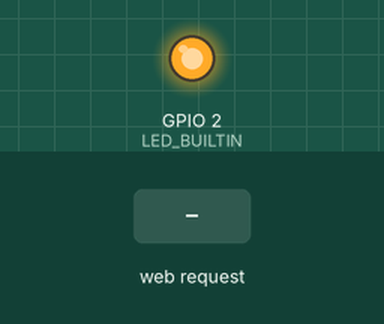
Simulated run of this sketch. Board: ESP8266 (NodeMCU). Parts: output pins drawn as LEDs (lit = HIGH, except the on-board LED, lit = LOW). The test bench sets the inputs (shaded band). WiFi joins after 1.5 s; servers stay silent unless stated; what the sketch prints to the serial monitor is not drawn.

Above: at 2.7 s.
2.8 s: HTTP request GET /off received
At 3.3 s:
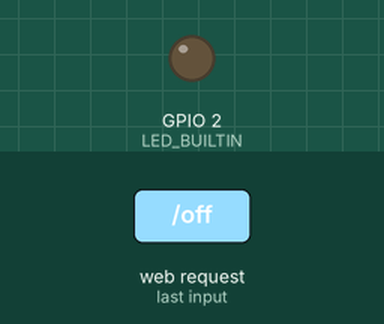
4.3 s: HTTP request GET /on received
At 5.6 s:
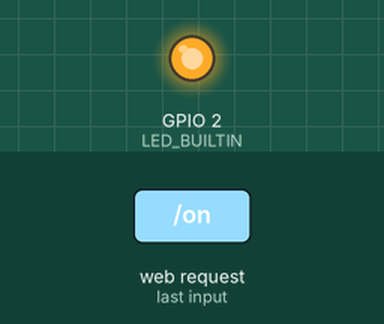
Timing chart, 0 to 7.3 s (numbered marks = the images above; inputs shaded):
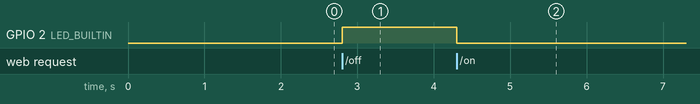

The sketch:

esp8266_webserver.ino
```cpp
// Include ESP8266 WiFi Libraries
#include <ESP8266WiFi.h>
#include <WiFiClient.h>
#include <ESP8266WebServer.h>

// Wifi Credentials
const char* ssid = "<ssid>";
const char* password = "<pass>";

// Redefine Onboard LED
#define LED_BUILTIN 2

// Instantiate  server on port 80
ESP8266WebServer server(80);

// String for HTML
String page = "";

// turn led on
void ledOn(){
    server.send(200, "text/html", page);
    digitalWrite(LED_BUILTIN, LOW); // turns on LED
    delay(1000);
}

// turn led off
void ledOff(){
    server.send(200, "text/html", page);
    digitalWrite(LED_BUILTIN, HIGH); // turns off LED
    delay(1000);
}

void setup(){
    // HTML of page with inline style
    page = "<h1>ESP Web Server</h1><a href='/on'><button>LED on</button></a><a href='/off'><button>LED off</button></a>";

    // Open serial monitor
    Serial.begin(115200);

    // declare pinmode for onboard led
    pinMode(LED_BUILTIN, OUTPUT);

    // begin WiFi connection
    WiFi.begin(ssid, password);

    Serial.println("");

    // is connecting screen
    while(WiFi.status() != WL_CONNECTED){
        delay(500);
        Serial.print("#");
    }

    // Success and print IP address
    Serial.println("");
    Serial.print("Connected to: ");
    Serial.print(ssid);
    Serial.println("");
    Serial.print("IP address: ");
    Serial.print("http://");
    Serial.print(WiFi.localIP());
    Serial.println("/");

    // Serial.println(WiFi.localIP());

    // Create routes
    server.on("/", [](){
        server.send(200, "text/html", page);
    });

    server.on("/on", ledOn);
    server.on("/off",ledOff);

    // begin server and success message
    server.begin();
    Serial.println("Web server started!");
}


void loop(){
    server.handleClient(); // handles callback functions
}
```

nodemcu_led_blink.ino
```cpp
// #define LED_BUILTIN 2

// void setup() {
//   pinMode(LED_BUILTIN, OUTPUT);
//   Serial.begin(115200);
// }

// void loop() {
//   // put your main code here, to run repeatedly:
//   digitalWrite(LED_BUILTIN, HIGH);
//   delay(500);
//   digitalWrite(LED_BUILTIN, LOW);
//   delay(500);

// }
```

Measured:
- after the input at 2.8 s, GPIO 2 (LED_BUILTIN): LOW → HIGH at once
- after the input at 4.3 s, GPIO 2 (LED_BUILTIN): HIGH → LOW at once
